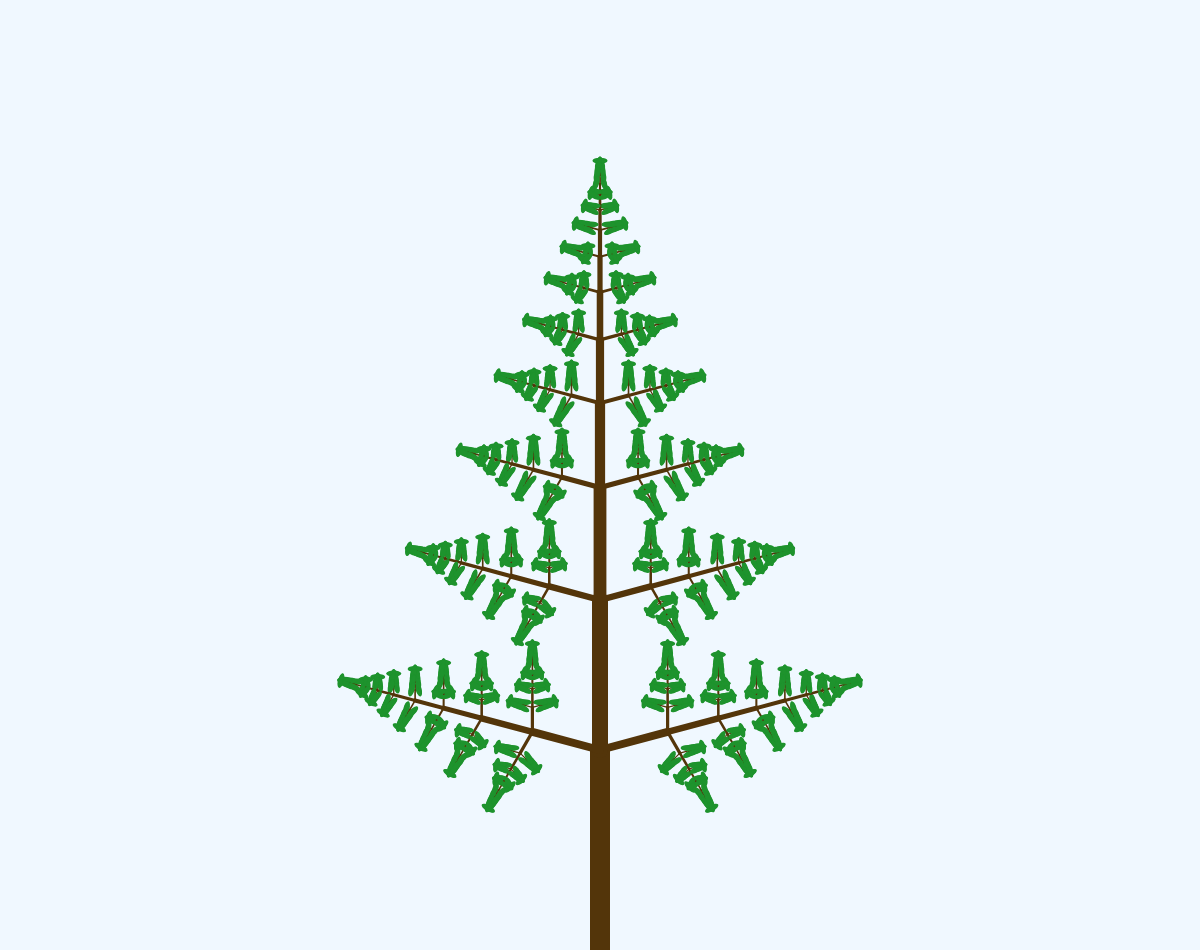
Frame 1 (no input)
Frame 2 (the mouse pressed at the canvas centre, redrawn once): identical to frame 1, image omitted

The p5.js sketch that drew this single still picture (run headless with seeded random() and noise() and a simulated clock; the mouse was pressed at the canvas centre and the sketch redrawn once):

// p5.js sketch
// ── sketch.js
// Fractal Trees

let angle;
let fr = 15;

let brownR = 83;
let brownG = 53;
let brownB = 10;

let greenR = 30;
let greenG = 147;
let greenB = 45;

let redR = 100;
let redG = 3;
let redB = 0;

function setup() {
    createCanvas(windowWidth, 0.95 * windowHeight);
    slider = createSlider(width / 10, width / 8, width / 10, 1);
    randomSeed(2018);
    frameRate(fr);
}

function draw() {
    background(240, 248, 255);
    stroke(brownR, brownG, brownB);

    translate(width / 2, height);
    branch(200, 20, PI/4);
    noLoop();
}

function branch(len, wei, ang) {
    strokeWeight(wei);
    line(0, 0, 0, -len);
    translate(0, -len);

    if (len > 4) {

        push();
            rotate(ang + PI/6);
            branch(len * 0.35, wei * 0.4, ang);
        pop();

        push();
            branch(len * 0.75, wei * 0.8, ang);
        pop();

        push();
            rotate(-ang - PI/6);
            branch(len * 0.35, wei * 0.4, ang);
        pop();

    } else {
        fill(greenR, greenG, greenB);
        noStroke();

        ellipse(0, 0, 15, 6);

        rotate(PI);
        ellipse(0, 0, 14, 5);
    }
}
